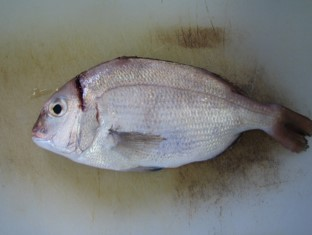
#> input picture data/jpg111523/z1.jpg, 312 x 235 px; its folder holds only this picture in this run
$ jupyter execute --allow-errors jpg_cv2_gf.ipynb
#> lines starting #> are read from the running program, lines starting #| are printed output that depends on the picture
<a href="https://colab.research.google.com/github/kecosz/cv2_jpg_preprocessing/blob/main/jpg_cv2_gf.ipynb" target="_parent"></a>

[cell 1]
from google.colab import drive
#> (the rest of this cell did not finish here and is left out)

[cell 2]
import numpy as np
import matplotlib.pyplot as plt
#from keras.preprocessing import image
#from keras.preprocessing.image import ImageDataGenerator,array_to_img,img_to_array
import cv2
from google.colab.patches import cv2_imshow

import glob
files = glob.glob("/content/drive/MyDrive/data/jpg111523/*") #google driveの"/data/jpg111523"フォルダ格納したファイルのリスト
files

[cell 3]
im_gauss_s = []
for n,i in enumerate(files):
  im = cv2.imread(i)
#> im is the input picture: shape (235, 312, 3); mean B, G, R 121.2, 124.1, 123
  im_gauss = cv2.GaussianBlur(im, (5, 5), 50) #!パラメータ
  imgs = cv2.hconcat([im, im_gauss])
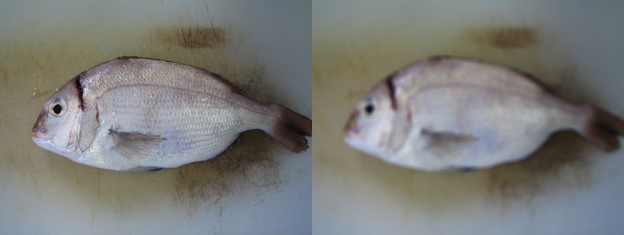
#> imgs: shape (235, 624, 3); mean B, G, R 121.2, 124.1, 123
  cv2_imshow(imgs)
  im_gauss_s.append(im_gauss)


$ run again, on data/jpg111523/z2.jpg
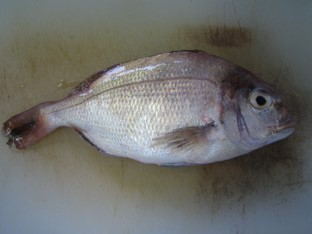
#> input picture data/jpg111523/z2.jpg, 312 x 234 px
#> im is the input picture: shape (234, 312, 3); mean B, G, R 105.3, 108.2, 107.7
#> `imgs = cv2.hconcat([im, im_gauss])`:
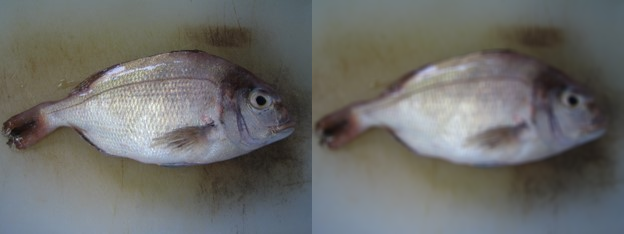
#> imgs: shape (234, 624, 3); mean B, G, R 105.3, 108.2, 107.7

$ run again, on data/jpg111523/z3.jpg
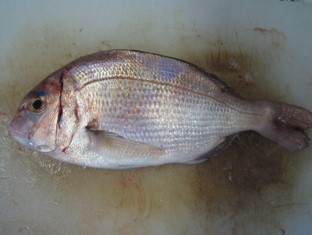
#> input picture data/jpg111523/z3.jpg, 312 x 235 px
#> im is the input picture: shape (235, 312, 3); mean B, G, R 110.6, 115.7, 118.3
#> `im_gauss = cv2.GaussianBlur(im, (5, 5), 50)`:
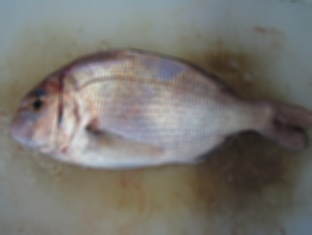
#> im_gauss: shape (235, 312, 3); mean B, G, R 110.6, 115.8, 118.3
#> `imgs = cv2.hconcat([im, im_gauss])`:
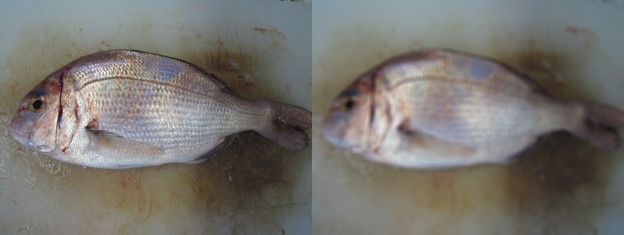
#> imgs: shape (235, 624, 3); mean B, G, R 110.6, 115.8, 118.3

$ run again, on data/jpg111523/z4.jpg
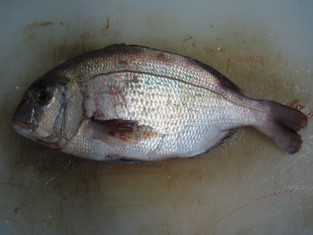
#> input picture data/jpg111523/z4.jpg, 313 x 235 px
#> im is the input picture: shape (235, 313, 3); mean B, G, R 92.8, 97.9, 98.3
#> `im_gauss = cv2.GaussianBlur(im, (5, 5), 50)`:
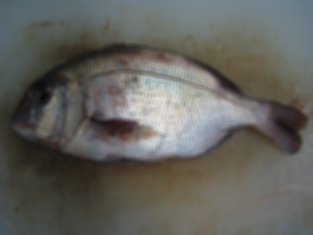
#> im_gauss: shape (235, 313, 3); mean B, G, R 92.8, 97.9, 98.3
#> `imgs = cv2.hconcat([im, im_gauss])`:
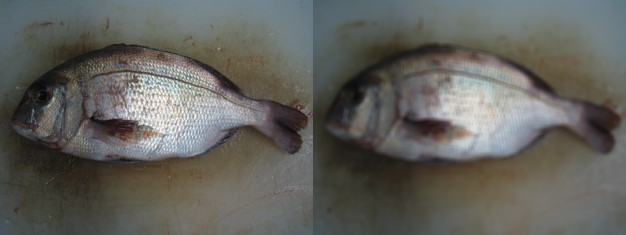
#> imgs: shape (235, 626, 3); mean B, G, R 92.8, 97.9, 98.3
